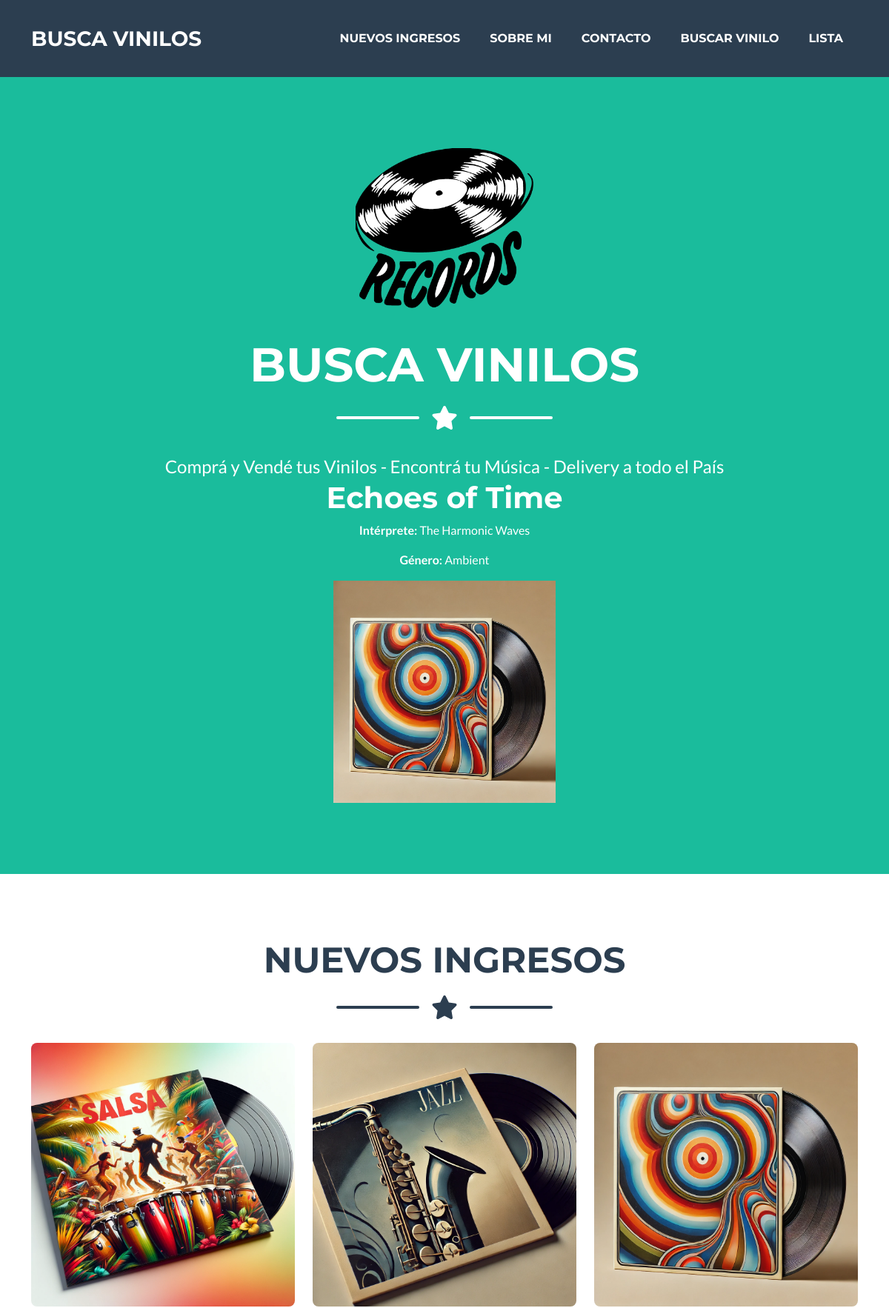
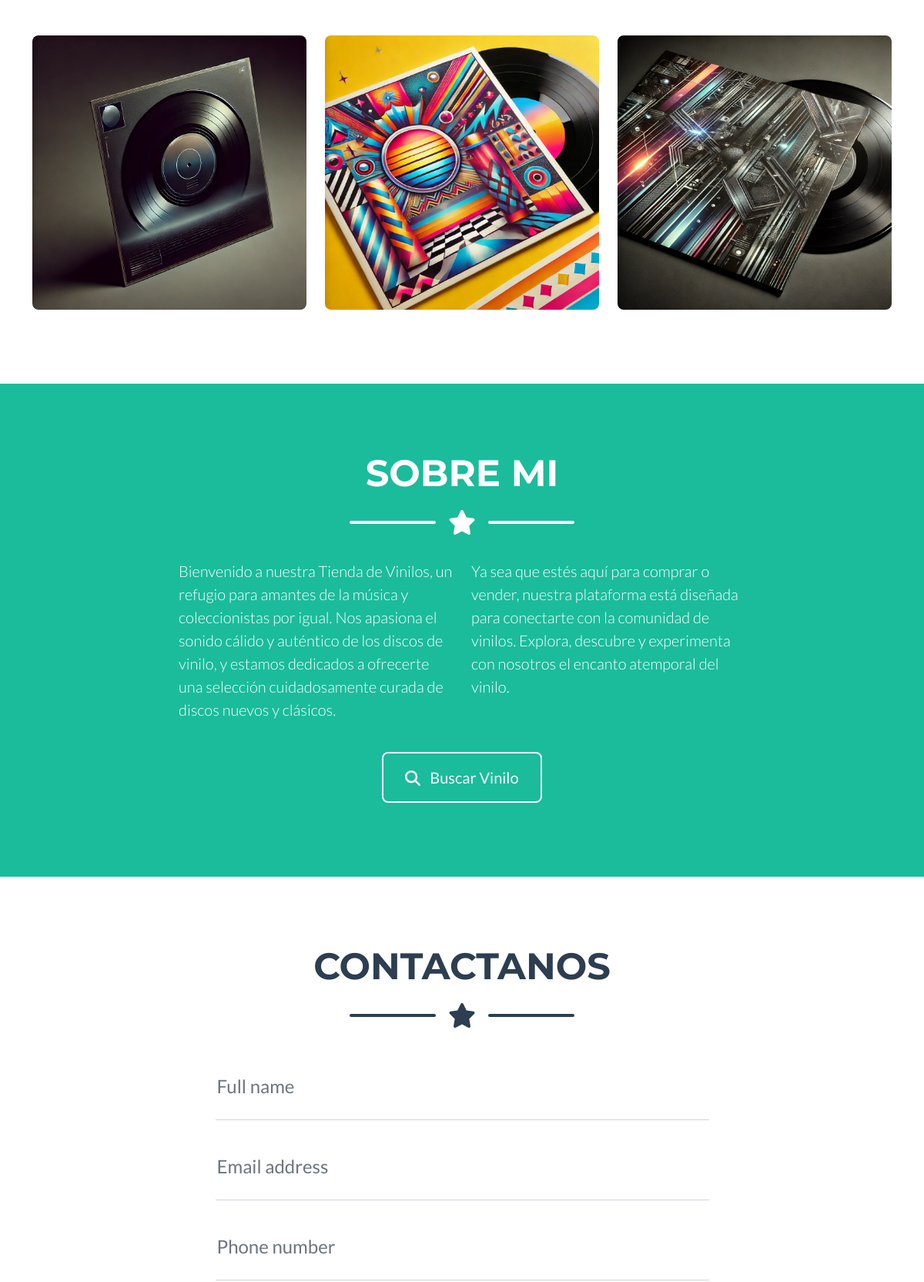
The app's page /pages/1/ (upper part) with its own data (2 pictures, top to bottom).
### ProyectoFinal/models.py (models this page shows)
class Disco(models.Model):
    interprete = models.CharField(max_length=100)
    titulo = models.CharField(max_length=100)
    genero = models.CharField(max_length=50)
    año_lanzamiento = models.IntegerField(blank=True, null=True)
    descripcion = models.TextField(blank=True, null=True)
    imagen = models.ImageField(upload_to='discos/', null=True, blank=True)

### ProyectoFinal/views.py (the view)
# urls.py: path('pages/<int:pk>/', DiscoDetailView.as_view(), name='disco_detalle'),
class DiscoDetailView(DetailView):
    model = Disco
    template_name = 'disco_detalle.html'
    context_object_name = 'disco'

### ProyectoFinal/templates/disco_detalle.html (shortened to what this page needs)
{% extends "base.html" %}
{% load static %}
{% block content %}
<h1>{{ disco.titulo }}</h1>
<p><strong>Intérprete:</strong> {{ disco.interprete }}</p>
<p><strong>Género:</strong> {{ disco.genero }}</p>
{% if disco.imagen %}
    <img src="{{ disco.imagen.url }}" alt="{{ disco.titulo }}" style="max-width: 300px;">
{% endif %}
{% endblock %}

### records on screen
Disco: titulo "Echoes of Time", interprete "The Harmonic Waves", genero "Ambient", imagen (picture)
